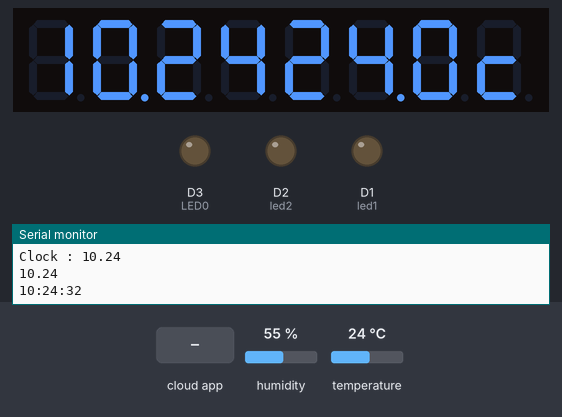
This sketch was run on a simulated ESP8266 (NodeMCU). On the bench: 8-digit seven-segment display, output pins drawn as LEDs (lit = HIGH), the last lines printed to the serial monitor. Inputs (shaded band) come from the test bench; at power-on: temperature 24 °C, humidity 55 %. WiFi joins after 1.5 s; servers stay silent unless stated; the local clock reads 2024-03-15 10:24:30 at power-on unless the sketch sets it; the Firebase database answers and starts empty.

Above: at 3.0 s.
3.1 s: temperature set to 27 °C
At 5.2 s:
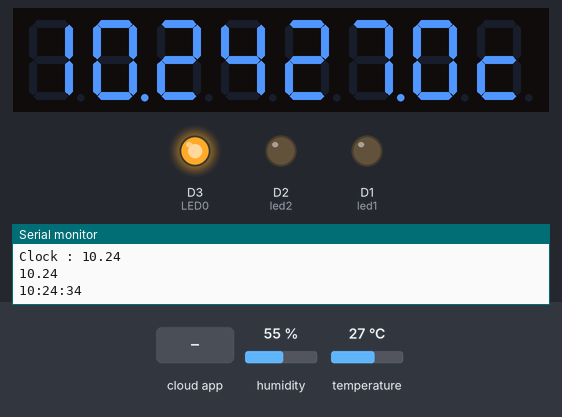
6.2 s: the phone or cloud app sets led1 to 1
At 7.4 s:
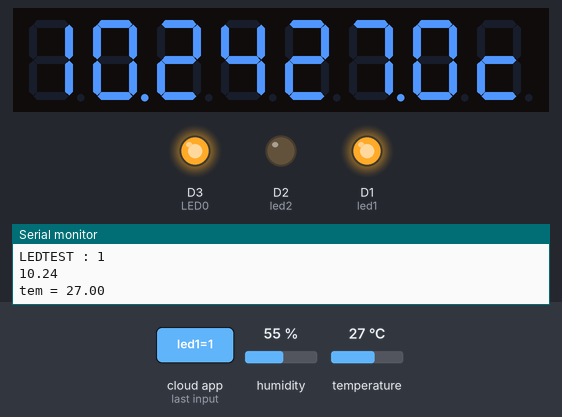
7.9 s: temperature set to 12 °C
At 10.2 s:
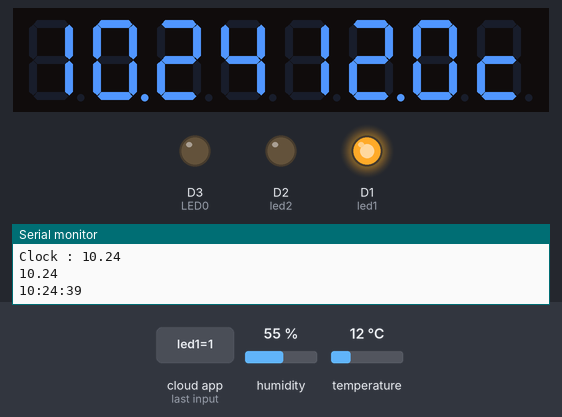
11.1 s: the phone or cloud app sets LED2 to 1
At 12.2 s:
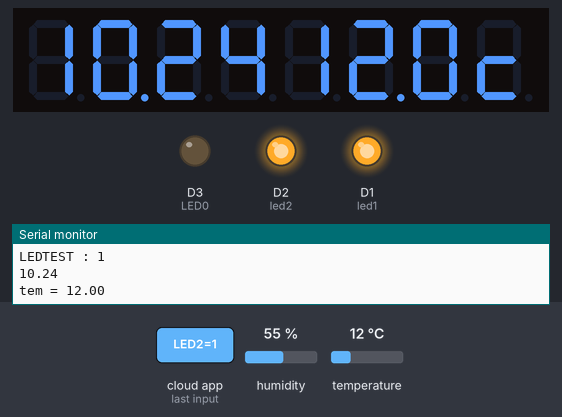
13.2 s: temperature set to 28 °C
At 15.7 s:
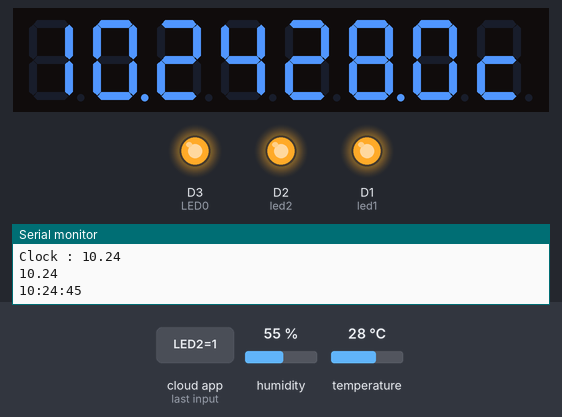
16.6 s: the phone or cloud app sets led1 to 0
At 18.2 s:
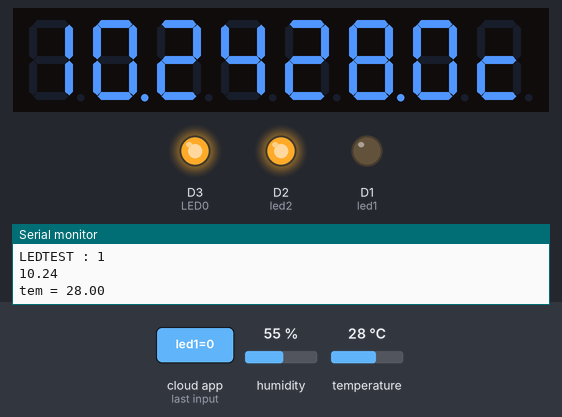
Timing chart, 0 to 19.7 s (numbered marks = the images above; inputs shaded):
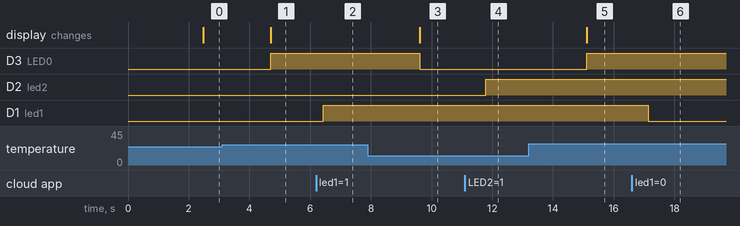

The sketch:

led_dht_7seg_clock_notcompess.ino
```cpp
#include <ESP8266WiFi.h>
#include <time.h>
#include <FirebaseArduino.h>
#include <DHT.h>
#include "LedControl.h"

#define WIFI_SSID       "ion00"
#define WIFI_PASSWORD   "ion12345"
#define FIREBASE_HOST "smart-e530a.firebaseio.com"
#define FIREBASE_AUTH "ChTDQzp5pF1xlwk8usuWm3nXww108yYQIaTqZP4g"
#define led2 D2
#define led1 D1
#define DHTPIN D4
#define DHTTYPE DHT11
#define LED0 D3
int c0, c1, c2, c3, u, u1, t3, t2, t1, t0;
DHT dht(DHTPIN, DHTTYPE);
int timezone = 7 * 3600;
int dst = 0;
// pin D5 is connected to the DataIn
// pin D7 is connected to CS
// pin D6 is connected to the CLK
LedControl lc = LedControl(D5, D6, D7, 1);
int a3, a2, a1, a0;
void setup()
{

  Serial.setDebugOutput(true);

  dht.begin();
  pinMode(led1, OUTPUT);
  pinMode(led2, OUTPUT);
  pinMode(LED0, OUTPUT);
  // put your setup code here, to run once:
  Serial.begin(9600);
  Serial.println(WiFi.localIP());
  WiFi.begin(WIFI_SSID, WIFI_PASSWORD);
  Serial.print("connecting");
  while (WiFi.status() != WL_CONNECTED) {
    Serial.print(".");
    delay(500);
  }

  Serial.println();
  Serial.print("connected: ");
  Serial.println(WiFi.localIP());
  Serial.print("connected: ");
  Serial.println(WiFi.SSID());

  Firebase.begin(FIREBASE_HOST, FIREBASE_AUTH);
  configTime(timezone, dst, "pool.ntp.org", "time.nist.gov");
  Serial.println("\nLoading time");
  while (!time(nullptr)) {
    Serial.print("*");
    delay(100);
  }
  Serial.println("");

  lc.shutdown(0, false);
  lc.setIntensity(0, 8);
  lc.clearDisplay(0);
}

void loop()
{
  float h = dht.readHumidity();
  float t = dht.readTemperature();

  time_t now = time(nullptr);
  struct tm* p_tm = localtime(&now);
  String clk1 = Firebase.getString("Home1/board1/Clock/segment");
  float clk = clk1.toFloat();
  bool k = Firebase.getBool("Home1/board1/Clock/M");
  Serial.print("Clock : ");
  Serial.println(clk1);
  Serial.println(clk);

  Serial.print(p_tm->tm_hour);
  Serial.print(":");
  Serial.print(p_tm->tm_min);
  Serial.print(":");
  Serial.print(p_tm->tm_sec);
  Serial.println("");
  if (Firebase.getBool("Home1/board1/led/led1") == true) {
    digitalWrite(led1, HIGH);
    Serial.print("LEDTEST : ");
    Serial.println(Firebase.getBool("Home1/board1/led/led1"));
  }else{
    digitalWrite(led1, LOW);
  }
  if (Firebase.getBool("Home1/board1/led/LED2") == true) {
    digitalWrite(led2, HIGH);
    Serial.print("LEDTEST : ");
    Serial.println(Firebase.getBool("Home1/board1/led/LED2"));
  }else{
    digitalWrite(led2, LOW);
  }
  u = clk * 100;
  c3 = clk / 10;
  c2 = (int)clk % 10;
  c1 = u / 10 % 10;
  c0 = u % 10;

  u1 = t * 100;
  t3 = t / 10;
  t2 = (int)t % 10;
  t1 = u1 / 10 % 10;
  t0 = u1 % 10;

  a3 = p_tm->tm_hour / 10;
  a2 = p_tm->tm_hour % 10;
  a1 = p_tm->tm_min / 10;
  a0 = p_tm->tm_min % 10;
  String clock = (String)a3 + (String)a2 + (String)a1 + (String)a0;
  float ccc = clock.toFloat() / 100.0;
  Serial.println("");
  Serial.println(ccc);
  Serial.println("");

    if (isnan(h) || isnan(t)) {
      Serial.println("not temp");
      delay(100);
      return;
    }
  Firebase.setFloat("Home1/board1/temperature", t);
  Serial.print("tem = ");
  Serial.println(t);
  delay(200);
  if (t >= 26) {
    digitalWrite(LED0, HIGH);
  }else{
    digitalWrite(LED0, LOW);
  }

  if (k == true) {
    lc.setDigit(0, 7, c3, false);
    lc.setDigit(0, 6, c2, true);
    lc.setDigit(0, 5, c1, false);
    lc.setDigit(0, 4, c0, false);

    lc.setDigit(0, 3, t3, false);
    lc.setDigit(0, 2, t2, true);
    lc.setDigit(0, 1, t1, false);
    lc.setRow(0, 0, B00001101);
  } else {
    lc.setDigit(0, 7, a3, false);
    lc.setDigit(0, 6, a2, true);
    lc.setDigit(0, 5, a1, false);
    lc.setDigit(0, 4, a0, false);

    lc.setDigit(0, 3, t3, false);
    lc.setDigit(0, 2, t2, true);
    lc.setDigit(0, 1, t1, false);
    lc.setRow(0, 0, B00001101);
    Firebase.setFloat("Home1/board1/Clock/segment", ccc);
  }
}
```

Measured:
- the behaviour switches between 25 and 26 °C on temperature (found by bisection; images 0 and 1)
- after the input at 3.1 s, D3 (LED0): LOW → HIGH after 1.6 s; the display: changes after 1.6 s (image 1)
- after the input at 6.2 s, D1 (led1): LOW → HIGH after 0.23 s
- after the input at 7.9 s, D3 (LED0): HIGH → LOW after 1.7 s; the display: changes after 1.7 s (image 3)
- after the input at 11.1 s, D2 (led2): LOW → HIGH after 0.68 s
- after the input at 13.2 s, D3 (LED0): LOW → HIGH after 1.9 s; the display: changes after 1.9 s (image 5)
- after the input at 16.6 s, D1 (led1): HIGH → LOW after 0.53 s
